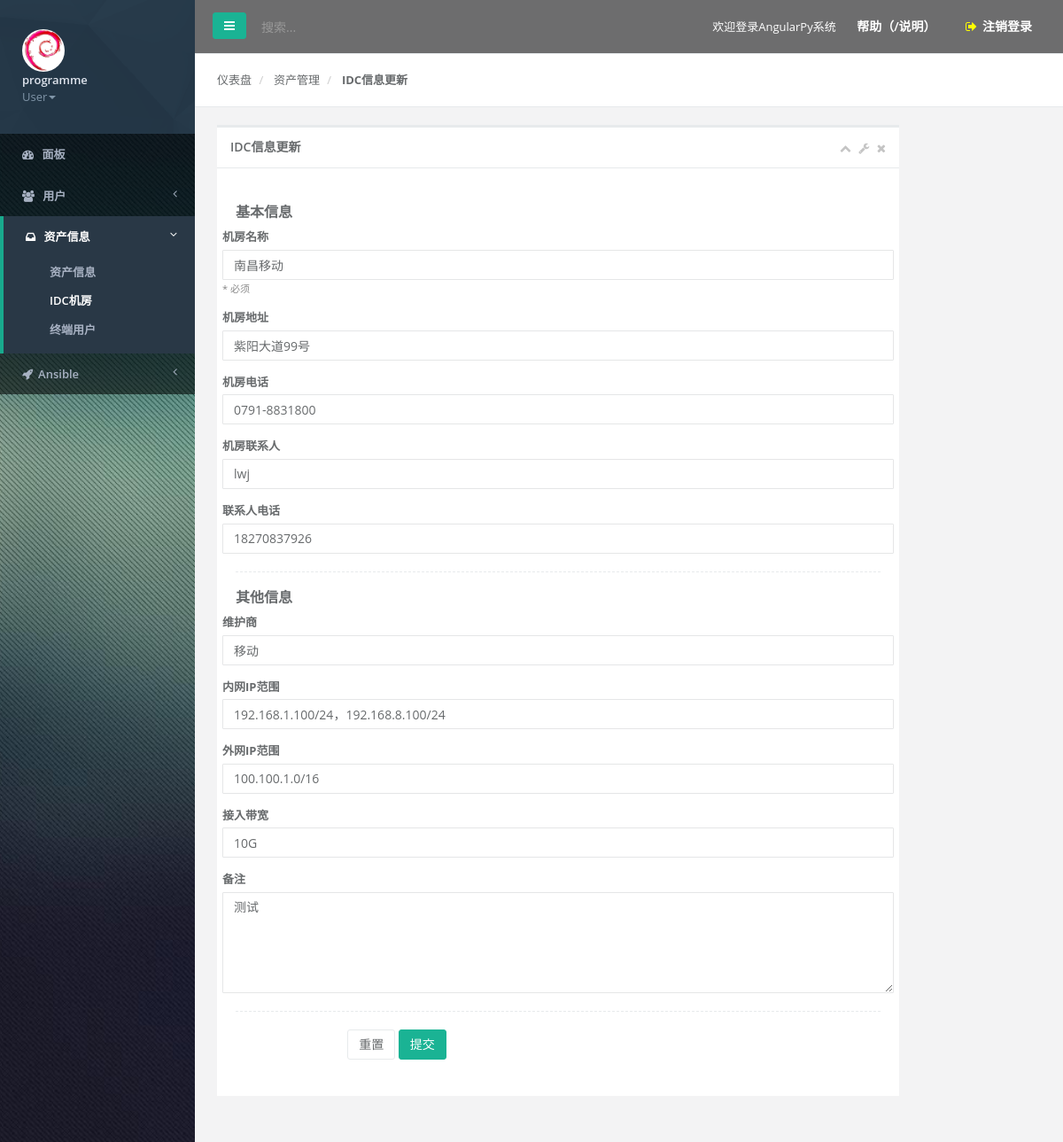
The app's page /cmdb/idc/1/update/ (signed in) with its own data.
### users/models.py (models this page shows, shortened)
class User(AbstractBaseUser):
    username = models.CharField(max_length=50, unique=True, verbose_name=u"用户名")
    email = models.EmailField(max_length=50, verbose_name=u"邮箱")
    phone = models.CharField(max_length=20, blank=True, null=True, verbose_name=u"手机号码")
    webchat = models.CharField(max_length=20, blank=True, null=True, verbose_name=u"微信")
    qq = models.CharField(max_length=20, blank=True, null=True, verbose_name=u"QQ")
    register_time = models.DateTimeField(auto_now_add=True, verbose_name=u"注册时间")
    last_login = models.DateTimeField(auto_now=True, verbose_name=u"最后登录时间")
    is_active = models.BooleanField(default=True)
    is_admin = models.BooleanField(default=False)
    comment = models.CharField(max_length=200, blank=True, null=True, verbose_name=u"备注")
    object = UserManager()
    USERNAME_FIELD = "username"
    REQUIRED_FIELDS = ["email"]
    class Meta:
        db_table = "angularpy_users"
        verbose_name = u"系统用户表"
        verbose_name_plural = u"系统用户表"

### cmdb/models/IDC.py (models this page shows, shortened)
class IDC(models.Model):
    name = models.CharField(verbose_name=u"机房名称", max_length=30, null=True, blank=True)
    address = models.CharField(verbose_name=u"机房地址", max_length=100, null=True, blank=True)
    tel = models.CharField(verbose_name=u"机房电话", max_length=30, null=True, blank=True)
    contact = models.CharField(verbose_name=u"机房联系人", max_length=30, null=True, blank=True)
    contact_phone = models.CharField(verbose_name=u"联系人电话", max_length=30, null=True, blank=True)
    intranet = models.CharField(verbose_name=u"内网IP范围", max_length=50, blank=True, null=True)
    extranet = models.CharField(verbose_name=u"外网IP范围", max_length=50, blank=True, null=True)
    operator = models.CharField(verbose_name=u"维护商", max_length=32, blank=True)
    bandwidth = models.CharField(verbose_name=u"接入带宽", max_length=30, null=True, blank=True)
    create_by = models.CharField(verbose_name=u"创建者", max_length=32, blank=True)
    comment = models.CharField(verbose_name=u"备注", max_length=200, null=True, blank=True)
    class Meta:
        ordering = ["name"]
        db_table = "cmdb_IDC"
        verbose_name = u"IDC总表"
        verbose_name_plural = u"IDC总表"

### cmdb/views/idc.py (the view, shortened to what this page needs)
# urls.py: url(r"^idc/(?P<pk>\d+)/update/$", views.IDCUpdateView.as_view(), name="idc-update"),
class IDCUpdateView(AdminUserRequiredMixin, UpdateView):
    model = IDC
    form_class = IDCForm
    template_name = "cmdb/idc_create_update.html"
    context_object_name = "idc"
    def get_context_data(self, **kwargs):
        context = {
            "app": "资产管理",
            "action": "IDC信息更新"
        }
        kwargs.update(context)
        return super(IDCUpdateView, self).get_context_data(**kwargs)

### cmdb/forms/idc.py (shortened to what this page needs)
class IDCForm(forms.ModelForm):
    def __init__(self, *args, **kwargs):
        super(IDCForm, self).__init__(*args, **kwargs)
    class Meta:
        model = IDC
        fields = ["name", "address", "tel", "contact", "contact_phone",
                  "intranet", "extranet", "operator", "bandwidth", "comment"]
        widgets = {
            "name": forms.TextInput(attrs={"placeholder": u"IDC机房名称"}),
            "intranet": forms.TextInput(
                attrs={"placeholder": "IP段之间用逗号隔开，如：192.168.1.0/24，192.168.2.0/24"}
            ),
            "extranet": forms.TextInput(
                attrs={"placeholder": "IP段之间用逗号隔开，如：100.100.100.0/24，200.200.200.0/24"}
            ),
            "comment": forms.Textarea(
                attrs={"placeholder": "备注信息"}
            )
        }
        help_texts = {
            "name": "* 必须"
        }

### users/utils.py (called while the page is built)
    def test_func(self):
        if not self.request.user.is_authenticated:
            return False
        elif not self.request.user.is_admin:
            self.raise_exception = True
            return False
        return True

### templates/cmdb/idc_create_update.html (shortened to what this page needs)
{% extends "base.html" %}
{% load static %}
{% load bootstrap3 %}
{% block custom_header_css_js %}
<link href="{% static 'css/plugins/inputTags.css' %}" rel="stylesheet">
<link href="{% static "css/plugins/select2/select2.min.css" %}" rel="stylesheet">
{% endblock %}
{% block content %}
<div class="wrapper wrapper-content animated fadeInRightBig">
    <div class="row">
        <div class="col-sm-10">
            <div class="ibox float-e-margins">
                <div id="ibox-content" class="ibox-title">
                    <h5>{{ action }}</h5>
                    <div class="ibox-tools">
                        <a class="collapse-link">
                            <i class="fa fa-chevron-up"></i>
                        </a>
                        <a class="dropdown-toggle" data-toggle="dropdown" href="#">
                            <i class="fa fa-wrench"></i>
                        </a>
                        <a class="close-link">
                            <i class="fa fa-times"></i>
                        </a>
                    </div>
                </div>
                <div class="ibox-content">
                    <div class="panel blank-panel">
                        <div class="tab-content">
                            <form id="IDCForm" method="post" class="form-horizontal">
                                <h3 class="widget-head-color-box">基本信息</h3>
                                {% bootstrap_field form.name layout="horizontal" %}
                                {% bootstrap_field form.address layout="horizontal" %}
                                {% bootstrap_field form.tel layout="horizontal" %}
                                {% bootstrap_field form.contact layout="horizontal" %}
                                {% bootstrap_field form.contact_phone layout="horizontal" %}
                                <div class="hr-line-dashed"></div>
                                <h3 class="widget-head-color-box">其他信息</h3>
                                {% bootstrap_field form.operator layout="horizontal" %}
                                {% bootstrap_field form.intranet layout="horizontal" %}
                                {% bootstrap_field form.extranet layout="horizontal" %}
                                {% bootstrap_field form.bandwidth layout="horizontal" %}
                                {% bootstrap_field form.comment layout="horizontal" %}
                                <div class="hr-line-dashed"></div>
                                <div class="form-group">
                                    <div class="col-sm-4 col-sm-offset-2">
                                        <button class="btn btn-default" type="reset">重置</button>
                                        <button id="submit_button" class="btn btn-primary" type="submit">提交</button>
                                    </div>
                                </div>
                            </form>
                        </div>
                    </div>
                </div>
            </div>
        </div>
    </div>
</div>
{% endblock %}

### templates/_user_profile.html (shortened to what this page needs)
{% load static %}
<li class="nav-header">
    <div class="dropdown profile-element">
        <span>
            <img alt="image" class="img-circle" width="48" height="48" src="{% static 'img/user.png' %}"/>
        </span>
        <a data-toggle="dropdown" aria-expanded="false" class="dropdown-toggle" href="#">
            <span class="clear">
                <span class="m-t-xs">
                    <strong class="font-bold">{{ user.username }} </strong><br/>
                </span>
                <span class="text-muted text-xs">
                    {{ user.get_role_display | default:"User" }}<b class="caret"></b>
                </span>
            </span>
        </a>
    </div>
</li>

### static/css/angularpy.css (style rules this page uses)
body::before { background: rgba(0, 0, 0, 0) url("/static/img/angularpy-bg.jpg") no-repeat scroll center center/cover; content: ''; height: 100%; left: 0; position: fixed; top: 0; width: 100%; will-change: transform; z-index: -1; }

### records on screen
User: username "programme"
IDC: name "南昌移动", address "紫阳大道99号", tel "0791-8831800", contact "lwj", contact_phone "18270837926", operator "移动", intranet "192.168.1.100/24，192.168.8.100/24", extranet "100.100.1.0/16", bandwidth "10G", comment "测试"

### other values on screen
{{ user.get_role_display | default:"User" }} "User"
{{ app }} "资产管理"
{{ action }} "IDC信息更新"
